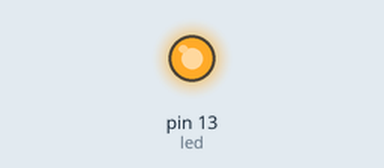
Recording of a sketch running on a simulated Arduino Uno, built with avr-gcc and run on an emulated ATmega328P. Shown: output pins drawn as LEDs (lit = HIGH).

Above: at 0.2 s.
At 4.9 s:
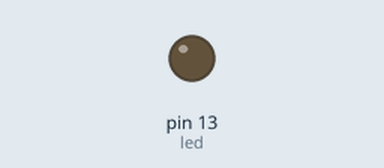
Timing chart, 0 to 6.2 s (numbered marks = the images above):
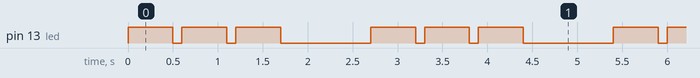

The sketch:

sketch_sep22a.ino
```cpp
int led = 13;

void setup() {

pinMode(led,OUTPUT);

}

void loop() {

digitalWrite(led, HIGH);
delay(500);
digitalWrite(led, LOW);
delay(100);
digitalWrite(led, HIGH);
delay(500);
digitalWrite(led, LOW);
delay(100);
digitalWrite(led, HIGH);
delay(500);

digitalWrite(led, LOW);
delay(1000);

}
```

Measured:
- by itself, pin 13 (led): repeats every 2.7 s: 2 × (LOW 0.10 s, HIGH 0.50 s), LOW 1.0 s, HIGH 0.50 s
- by itself, everything shown: repeats every 2.7 s, in 6 steps
